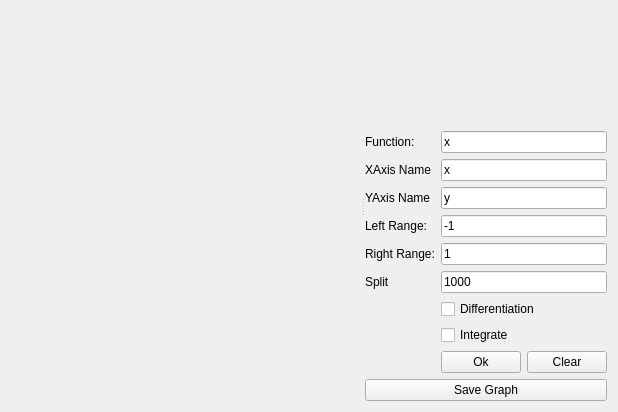
<?xml version="1.0" encoding="UTF-8"?>
<ui version="4.0">
 <class>mPlots</class>
 <widget class="QWidget" name="mPlots">
  <property name="geometry">
   <rect>
    <x>0</x>
    <y>0</y>
    <width>604</width>
    <height>412</height>
   </rect>
  </property>
  <property name="windowTitle">
   <string>Form</string>
  </property>
  <layout class="QGridLayout" name="gridLayout">
   <item row="0" column="0">
    <widget class="QSplitter" name="splitter">
     <property name="orientation">
      <enum>Qt::Horizontal</enum>
     </property>
     <widget class="QCustomPlot" name="pl" native="true">
      <property name="minimumSize">
       <size>
        <width>350</width>
        <height>350</height>
       </size>
      </property>
     </widget>
     <widget class="QWidget" name="verticalLayoutWidget">
      <layout class="QVBoxLayout" name="verticalLayout">
       <item>
        <layout class="QGridLayout" name="gridLayout_2">
         <item row="5" column="1">
          <widget class="QLineEdit" name="Right_Side">
           <property name="text">
            <string>1</string>
           </property>
          </widget>
         </item>
         <item row="0" column="1">
          <spacer name="verticalSpacer">
           <property name="orientation">
            <enum>Qt::Vertical</enum>
           </property>
           <property name="sizeHint" stdset="0">
            <size>
             <width>20</width>
             <height>40</height>
            </size>
           </property>
          </spacer>
         </item>
         <item row="1" column="1">
          <widget class="QLineEdit" name="Function">
           <property name="text">
            <string>x</string>
           </property>
          </widget>
         </item>
         <item row="4" column="0">
          <widget class="QLabel" name="LLSide">
           <property name="text">
            <string>Left Range:</string>
           </property>
          </widget>
         </item>
         <item row="4" column="1">
          <widget class="QLineEdit" name="Left_Side">
           <property name="text">
            <string>-1</string>
           </property>
          </widget>
         </item>
         <item row="8" column="1">
          <widget class="QCheckBox" name="Integrate">
           <property name="text">
            <string>Integrate</string>
           </property>
          </widget>
         </item>
         <item row="6" column="0">
          <widget class="QLabel" name="Split">
           <property name="text">
            <string>Split</string>
           </property>
          </widget>
         </item>
         <item row="2" column="1">
          <widget class="QLineEdit" name="XAxisName">
           <property name="text">
            <string>x</string>
           </property>
          </widget>
         </item>
         <item row="1" column="0">
          <widget class="QLabel" name="LFunction">
           <property name="enabled">
            <bool>true</bool>
           </property>
           <property name="text">
            <string>Function:</string>
           </property>
          </widget>
         </item>
         <item row="9" column="1">
          <layout class="QHBoxLayout" name="ButtonLayout">
           <item>
            <widget class="QPushButton" name="ButtonOk">
             <property name="enabled">
              <bool>true</bool>
             </property>
             <property name="text">
              <string>Ok</string>
             </property>
            </widget>
           </item>
           <item>
            <widget class="QPushButton" name="ButtonClear">
             <property name="text">
              <string>Clear</string>
             </property>
            </widget>
           </item>
          </layout>
         </item>
         <item row="5" column="0">
          <widget class="QLabel" name="LRSide">
           <property name="text">
            <string>Right Range:</string>
           </property>
          </widget>
         </item>
         <item row="7" column="1">
          <widget class="QCheckBox" name="Differentitian">
           <property name="text">
            <string>Differentiation</string>
           </property>
          </widget>
         </item>
         <item row="6" column="1">
          <widget class="QLineEdit" name="SplitEdit">
           <property name="text">
            <string>1000</string>
           </property>
          </widget>
         </item>
         <item row="3" column="1">
          <widget class="QLineEdit" name="YAxisName">
           <property name="text">
            <string>y</string>
           </property>
          </widget>
         </item>
         <item row="2" column="0">
          <widget class="QLabel" name="XAxis">
           <property name="text">
            <string>XAxis Name</string>
           </property>
          </widget>
         </item>
         <item row="3" column="0">
          <widget class="QLabel" name="YAxis">
           <property name="text">
            <string>YAxis Name</string>
           </property>
          </widget>
         </item>
        </layout>
       </item>
       <item>
        <widget class="QPushButton" name="pushButton">
         <property name="text">
          <string>Save Graph</string>
         </property>
        </widget>
       </item>
      </layout>
     </widget>
    </widget>
   </item>
  </layout>
 </widget>
 <customwidgets>
  <customwidget>
   <class>QCustomPlot</class>
   <extends>QWidget</extends>
   <header>../../qcustomplot/qcustomplot.h</header>
   <container>1</container>
  </customwidget>
 </customwidgets>
 <resources/>
 <connections/>
</ui>
